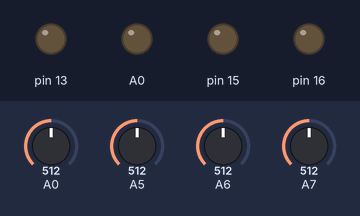
This sketch was run on a simulated Arduino Nano, built with avr-gcc and run on an emulated ATmega328P. Parts: output pins drawn as LEDs (lit = HIGH). The inputs (shaded band) are chosen by the test bench; at power-on: A0 = 512, A5 = 512, A6 = 512, A7 = 512.

Above: at 1.2 s.
1.3 s: A0 set to 525
At 2.3 s:
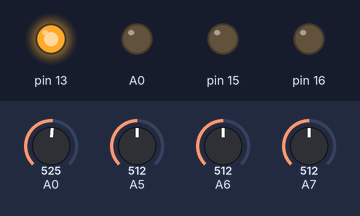
Timing chart, 0 to 4.3 s (numbered marks = the images above; inputs shaded):
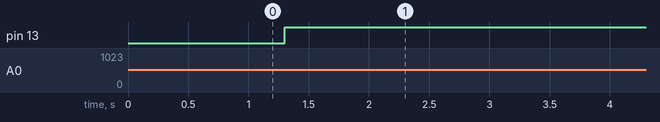

Measured:
- the behaviour switches between 512 and 513 on A0 (found by bisection; images 0 and 1)
- after the input at 1.3 s, pin 13: LOW → HIGH at once

The sketch:

TOPO.ino
```cpp
#include "patterns.h"

boolean gate;
byte counter, base, spread, reset;

void setup() {
  // put your setup code here, to run once:
  pinMode(13, OUTPUT);
  pinMode(14, OUTPUT);
  pinMode(15, OUTPUT);
  pinMode(16, OUTPUT);
  counter = 0;
  gate = false;
}

void loop() {

  base = analogRead(A7) >> 6;
  spread = analogRead(A6) >> 6;
  reset = analogRead(A5) >> 5;

  if (counter > 31 || counter > reset) {
    counter = 0;
  }

  if (analogRead(A0) > 512 && !gate) {

    digitalWrite(13, bdArray[base][counter]);
    digitalWrite(14, snArray[(base + spread) % 16][counter]);
    digitalWrite(15, hhArray[(base + (spread * 2)) % 16][counter]);

    gate = true;
    counter++;
  }

  if (analogRead(A0) < 512 && gate) {
    gate = false;
  }

}
```

Source omitted: patterns.h (data table, 2527 bytes)
